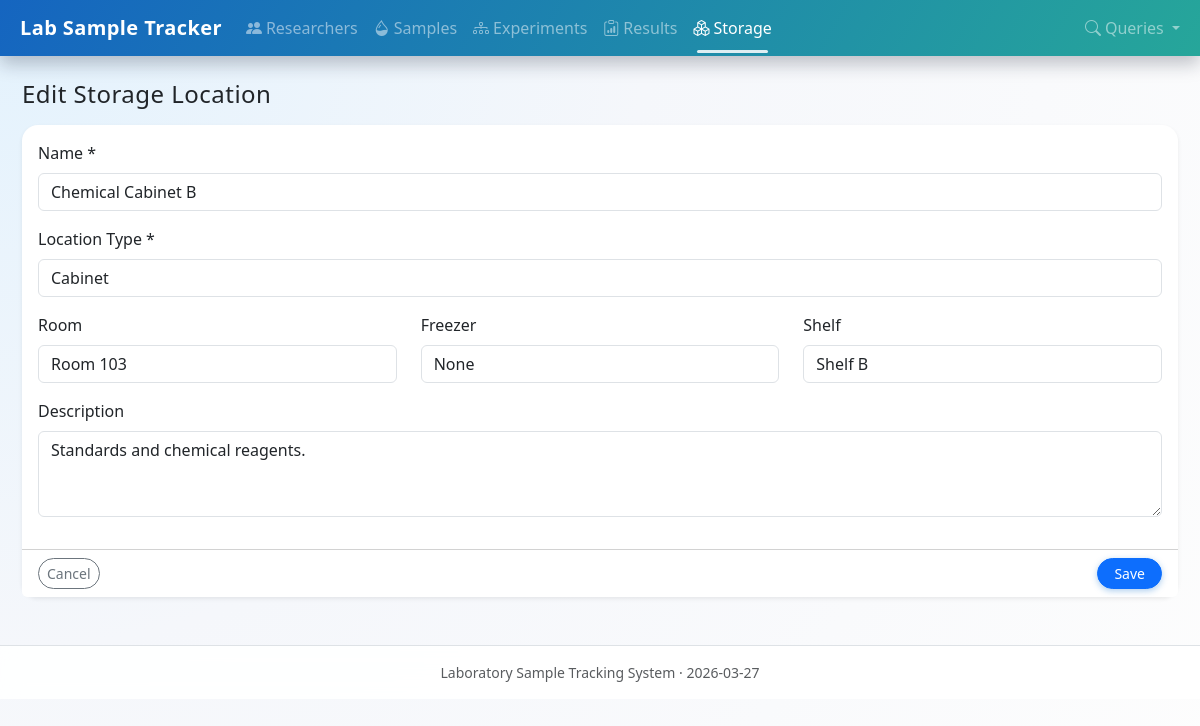
Page /locations/5/edit on the earlier database version.
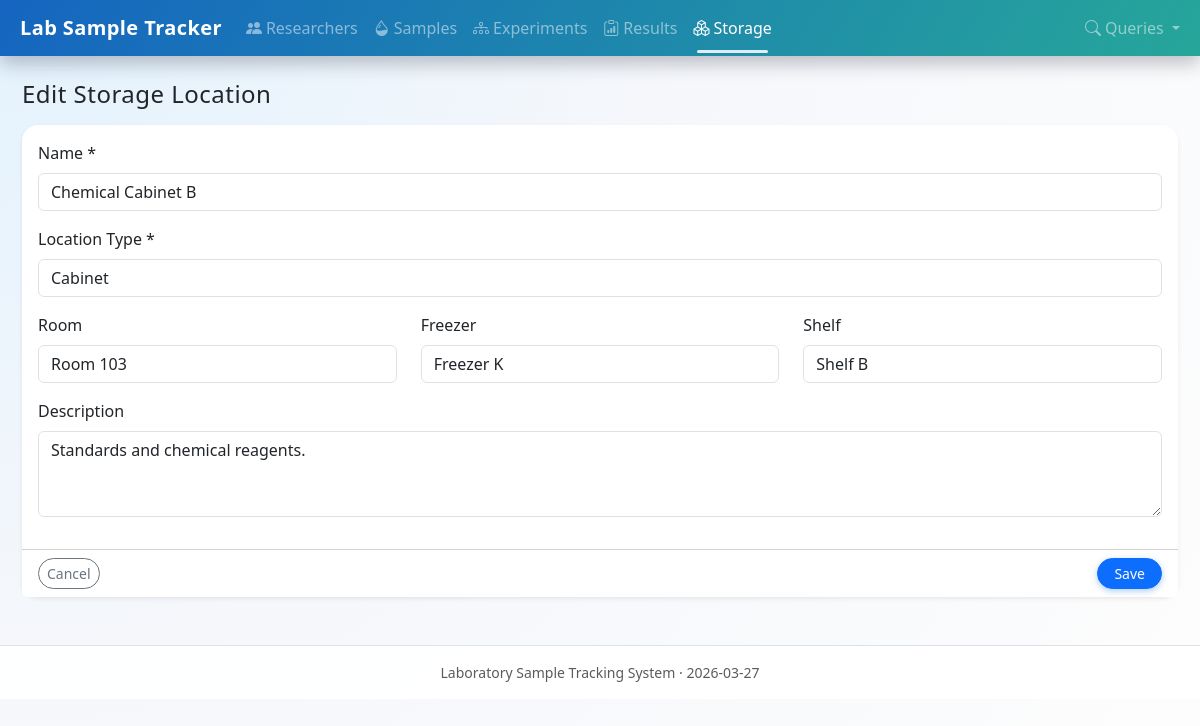
Same page on the later database version.
### tables this page shows
CREATE TABLE storage_location (
            id              INTEGER PRIMARY KEY AUTOINCREMENT,
            name            TEXT NOT NULL,
            location_type   TEXT NOT NULL,
            room            TEXT,
            freezer         TEXT,
            shelf           TEXT,
            description     TEXT
        );

### app.py (the view, shortened to what this page needs)
@app.route("/locations/<int:location_id>/edit", methods=["GET", "POST"])
def edit_location(location_id: int):
    conn = get_connection()
    cur = conn.cursor()
    cur.execute("SELECT * FROM storage_location WHERE id = ?;", (location_id,))
    location = cur.fetchone()
    if not location:
        conn.close()
        flash("Storage location not found.", "warning")
        return redirect(url_for("list_locations"))
    conn.close()
    return render_template("locations/form.html", location=location)

### app.py (called while the page is built)
@app.context_processor
def inject_now() -> Dict[str, Any]:
    return {"now": datetime.now()}

### db.py (called while the page is built)
def get_connection():
    conn = sqlite3.connect(DB_PATH)
    conn.row_factory = sqlite3.Row
    conn.execute("PRAGMA foreign_keys = ON;")
    return conn

### templates/locations/form.html
{% extends "base.html" %}
{% block content %}
<h2 class="h4 mb-3">
  {% if location %}Edit Storage Location{% else %}Add Storage Location{% endif %}
</h2>
<form method="post" class="card border-0 shadow-sm">
  <div class="card-body">
    <div class="mb-3">
      <label class="form-label">Name *</label>
      <input type="text" name="name" class="form-control" value="{{ location.name if location else '' }}" required>
    </div>
    <div class="mb-3">
      <label class="form-label">Location Type *</label>
      <input type="text" name="location_type" class="form-control" value="{{ location.location_type if location else '' }}" required>
    </div>
    <div class="row">
      <div class="col-md-4 mb-3">
        <label class="form-label">Room</label>
        <input type="text" name="room" class="form-control" value="{{ location.room if location else '' }}">
      </div>
      <div class="col-md-4 mb-3">
        <label class="form-label">Freezer</label>
        <input type="text" name="freezer" class="form-control" value="{{ location.freezer if location else '' }}">
      </div>
      <div class="col-md-4 mb-3">
        <label class="form-label">Shelf</label>
        <input type="text" name="shelf" class="form-control" value="{{ location.shelf if location else '' }}">
      </div>
    </div>
    <div class="mb-3">
      <label class="form-label">Description</label>
      <textarea name="description" class="form-control" rows="3">{{ location.description if location else '' }}</textarea>
    </div>
  </div>
  <div class="card-footer bg-white d-flex justify-content-between">
    <a href="{{ url_for('list_locations') }}" class="btn btn-outline-secondary btn-sm">Cancel</a>
    <button type="submit" class="btn btn-primary btn-sm">Save</button>
  </div>
</form>
{% endblock %}

Differences in the rows shown:
changed storage_location "Chemical Cabinet B": freezer (not shown) → "Freezer K"
Other differences:
form field freezer: "None" → (not shown)
